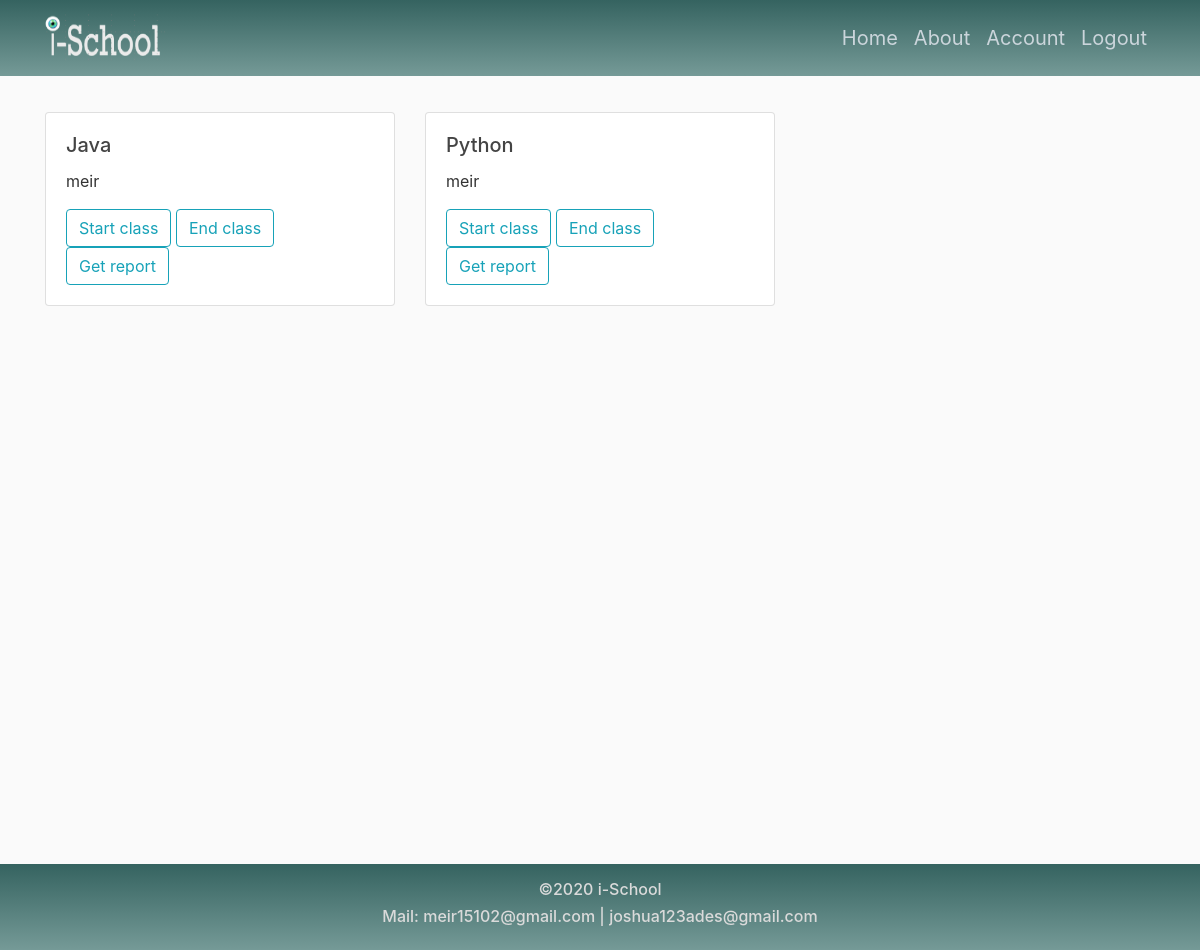
Screenshot of /course (signed in) with the database file from the repository.
### iSchoolApp/models.py (models this page shows, shortened)
class Lecture(db.Model):
    id = db.Column(db.Integer, primary_key=True)
    nameOfLecture = db.Column(db.String(20), unique=True, nullable=False)
    class_number = db.Column(db.Integer)
    percentage = db.Column(db.Integer)
    user_id = db.Column(db.Integer, db.ForeignKey('user.id'))
    course_att = db.relationship('CourseAttendance', backref='attend', lazy=True)
    def __repr__(self):
        return f"Lecture('{self.nameOfLecture}')"

class User(db.Model, UserMixin):
    id = db.Column(db.Integer, primary_key=True)
    username = db.Column(db.String(20), unique=True, nullable=False)
    email = db.Column(db.String(120), unique=True, nullable=False)
    image_file = db.Column(db.String(20), nullable=False, default='default.jpg')
    password = db.Column(db.String(60), nullable=False)
    lecture = db.relationship('Lecture', backref='year', lazy=True)

### iSchoolApp/teacher/routes.py (the view)
@teacher.route("/course", methods=['GET'])
@login_required
def course():
    course_list = current_user.lecture
    print(course_list)
    size = len(course_list)
    if size > 0:
        return render_template('course.html', course_list=course_list, size=size)
    else:
        flash('You don\'t  have courses', 'danger')
        return redirect((url_for('teacher.account')))

### iSchoolApp/models.py (called while the page is built)
@login_manager.user_loader
def load_user(user_id):
    return User.query.get(int(user_id))

### iSchoolApp/templates/course.html (shortened to what this page needs)
{% extends "layout.html" %}
{% block content %}
<br>
<br>
    <div class="container">
        <div class="row">
            {% for cr in course_list %}
            <div class="col-sm-12 col-md-6 col-lg-4">
                <div class="card">
                  <div class="card-body">
                    <h5 class="card-title">{{cr.nameOfLecture}}</h5>
                    <p class="card-text">{{ current_user.username }}</p>
                      <button style="text-align: center" name="courseIdStart" value="{{cr.id}}" class="btn btn-outline-info">Start class</button>
                      <button style="text-align: center" name="courseIdEnd" value="{{cr.id}}" class="btn btn-outline-info">End class</button>
                      <form action="/report" method="post">
                      <button type="submit" style="text-align: center" name="courseIdReport" value="{{cr.id}}" class="btn btn-outline-info">Get report</button>
                      </form>
                  </div>
                </div>
            </div>
            {% endfor %}
        </div>
    </div>
{% endblock content %}

### iSchoolApp/static/main.css (style rules this page uses)
body { background: #fafafa; color: #333333; }
h1, h2, h3, h4, h5, h6 { color: #444444; }

### iSchoolApp/static/index.css (style rules this page uses)
.row { display: flex; flex-direction: row; }

### iSchoolApp/templates/layout.html (style rules this page uses)
body { margin-top: 4rem; }

### rows the page displays
Lecture: nameOfLecture "Java", {{ cr.id }} 1 (drawn)
User: username "meir"
Lecture: nameOfLecture "Python", {{ cr.id }} 2 (drawn)
